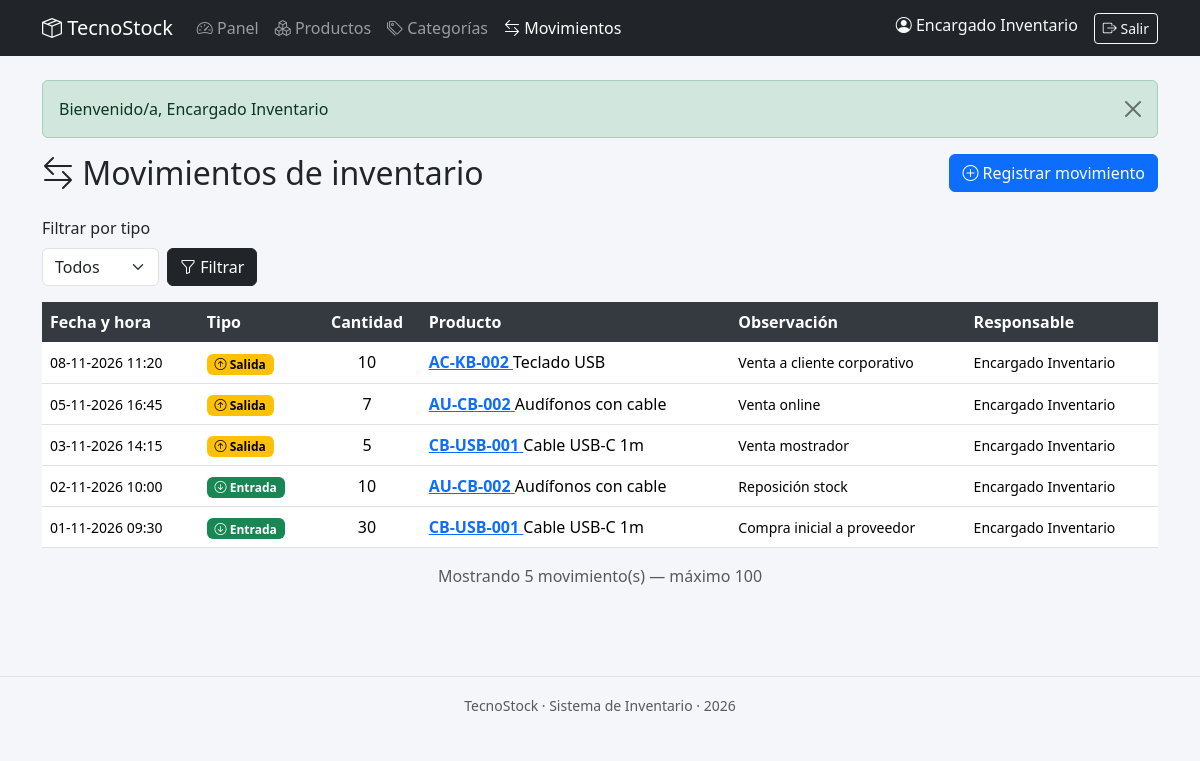
Page /movimientos/index.php (signed in) on the committed database.
### tables this page shows
CREATE TABLE movimiento (
    id_movimiento  INT AUTO_INCREMENT PRIMARY KEY,
    fecha_hora     DATETIME NOT NULL DEFAULT CURRENT_TIMESTAMP,
    tipo           ENUM('entrada', 'salida') NOT NULL,
    cantidad        INT NOT NULL,
    observacion     VARCHAR(255) DEFAULT NULL,
    id_producto    INT NOT NULL,
    id_usuario     INT NOT NULL,
    CONSTRAINT fk_mov_producto
        FOREIGN KEY (id_producto) REFERENCES producto(id_producto),
    CONSTRAINT fk_mov_usuario
        FOREIGN KEY (id_usuario) REFERENCES usuario(id_usuario),
    CONSTRAINT chk_cantidad_positiva
        CHECK (cantidad > 0)
);

CREATE TABLE producto (
    id_producto   INT AUTO_INCREMENT PRIMARY KEY,
    codigo        VARCHAR(40) NOT NULL UNIQUE,
    nombre        VARCHAR(120) NOT NULL,
    descripcion   TEXT DEFAULT NULL,
    precio        DECIMAL(10, 2) NOT NULL DEFAULT 0,
    stock_actual  INT NOT NULL DEFAULT 0,
    stock_minimo  INT NOT NULL DEFAULT 0,
    estado        TINYINT(1) NOT NULL DEFAULT 1,
    id_categoria  INT NOT NULL,
    CONSTRAINT fk_producto_categoria
        FOREIGN KEY (id_categoria) REFERENCES categoria(id_categoria),
    CONSTRAINT chk_precio_positivo
        CHECK (precio >= 0),
    CONSTRAINT chk_stock_actual_positivo
        CHECK (stock_actual >= 0),
    CONSTRAINT chk_stock_minimo_positivo
        CHECK (stock_minimo >= 0)
);

CREATE TABLE usuario (
    id_usuario  INT AUTO_INCREMENT PRIMARY KEY,
    nombre      VARCHAR(100) NOT NULL,
    correo      VARCHAR(150) NOT NULL UNIQUE,
    clave       VARCHAR(255) NOT NULL,
    estado      TINYINT(1) NOT NULL DEFAULT 1
);

### includes/functions.php (called while the page is built, shortened)
<?php
function e(string $valor): string
{
    return htmlspecialchars($valor, ENT_QUOTES, 'UTF-8');
}
function formatoFecha(string $fechaHora): string
{
    $ts = strtotime($fechaHora);
    return date('d-m-Y H:i', $ts);
}

### movimientos/index.php (the view, shortened to what this page needs)
<?php
require_once __DIR__ . '/../includes/functions.php';
$pdo = getConexion();
$tipo = $_GET['tipo'] ?? 'todos';
$sql = "SELECT m.*, p.codigo, p.nombre, u.nombre AS usuario_nombre
        FROM movimiento m
        JOIN producto p ON m.id_producto = p.id_producto
        JOIN usuario u ON m.id_usuario = u.id_usuario";
$params = [];
$sql .= " ORDER BY m.fecha_hora DESC LIMIT 100";
$stmt = $pdo->prepare($sql);
$stmt->execute($params);
$movimientos = $stmt->fetchAll();
include __DIR__ . '/../includes/header.php';
?>
<div class="d-flex justify-content-between align-items-center mb-4">
    <h2 class="mb-0"><i class="bi bi-arrow-left-right"></i> Movimientos de inventario</h2>
    <a href="registrar.php" class="btn btn-primary">
        <i class="bi bi-plus-circle"></i> Registrar movimiento
    </a>
</div>
<form method="GET" class="mb-3">
    <div class="row g-2 align-items-end">
        <div class="col-auto">
            <label class="form-label">Filtrar por tipo</label>
            <select class="form-select" name="tipo">
                <option value="todos"    <?= $tipo === 'todos' ? 'selected' : '' ?>>Todos</option>
            </select>
        </div>
        <div class="col-auto">
            <button type="submit" class="btn btn-dark">
                <i class="bi bi-funnel"></i> Filtrar
            </button>
        </div>
    </div>
</form>
<div class="table-responsive">
    <table class="table table-hover align-middle">
        <thead>
            <tr>
                <th>Fecha y hora</th>
                <th>Tipo</th>
                <th class="text-center">Cantidad</th>
                <th>Producto</th>
                <th>Observación</th>
                <th>Responsable</th>
            </tr>
        </thead>
        <tbody>
            <?php if (empty($movimientos)): ?>
            <tr>
                <td colspan="6" class="text-center text-muted py-4">
                    <i class="bi bi-inbox fs-1 d-block mb-2"></i>
                    No hay movimientos registrados.
                </td>
            </tr>
            <?php else: foreach ($movimientos as $m): ?>
            <tr>
                <td><small><?= formatoFecha($m['fecha_hora']) ?></small></td>
                <td>
                    <?php if ($m['tipo'] === 'entrada'): ?>
                    <span class="badge text-bg-success"><i class="bi bi-arrow-down-circle"></i> Entrada</span>
                    <?php else: ?>
                    <span class="badge text-bg-warning"><i class="bi bi-arrow-up-circle"></i> Salida</span>
                    <?php endif; ?>
                </td>
                <td class="text-center"><?= $m['cantidad'] ?></td>
                <td>
                    <a href="../productos/mostrar.php?id=<?= $m['id_producto'] ?>">
                        <strong><?= e($m['codigo']) ?></strong>
                    </a>
                    <?= e($m['nombre']) ?>
                </td>
                <td><small><?= e($m['observacion'] ?: '—') ?></small></td>
                <td><small><?= e($m['usuario_nombre']) ?></small></td>
            </tr>
            <?php endforeach; endif; ?>
        </tbody>
    </table>
</div>
<p class="text-muted text-center">
    Mostrando <?= count($movimientos) ?> movimiento(s) — máximo 100
</p>
<?php include __DIR__ . '/../includes/footer.php'; ?>

### assets/css/style.css (style rules this page uses)
body { background-color: #f4f6f9; }
.table thead th { background-color: #343a40; color: #fff; border: none; }

### rows in the picture
movimiento: fecha_hora "08-11-2026 11:20", tipo "salida" (drawn), cantidad "10", id_producto.codigo "AC-KB-002", id_producto.nombre "Teclado USB", observacion "Venta a cliente corporativo", id_usuario.nombre "Encargado Inventario"
movimiento: fecha_hora "05-11-2026 16:45", tipo "salida" (drawn), cantidad "7", id_producto.codigo "AU-CB-002", id_producto.nombre "Audífonos con cable", observacion "Venta online", id_usuario.nombre "Encargado Inventario"
movimiento: fecha_hora "03-11-2026 14:15", tipo "salida" (drawn), cantidad "5", id_producto.codigo "CB-USB-001", id_producto.nombre "Cable USB-C 1m", observacion "Venta mostrador", id_usuario.nombre "Encargado Inventario"
movimiento: fecha_hora "02-11-2026 10:00", tipo "entrada" (drawn), cantidad "10", id_producto.codigo "AU-CB-002", id_producto.nombre "Audífonos con cable", observacion "Reposición stock", id_usuario.nombre "Encargado Inventario"
movimiento: fecha_hora "01-11-2026 09:30", tipo "entrada" (drawn), cantidad "30", id_producto.codigo "CB-USB-001", id_producto.nombre "Cable USB-C 1m", observacion "Compra inicial a proveedor", id_usuario.nombre "Encargado Inventario"

### other values in the picture
nombreUsuario() "Encargado Inventario"
$flash['mensaje'] "Bienvenido/a, Encargado Inventario"
count($movimientos) "5"
